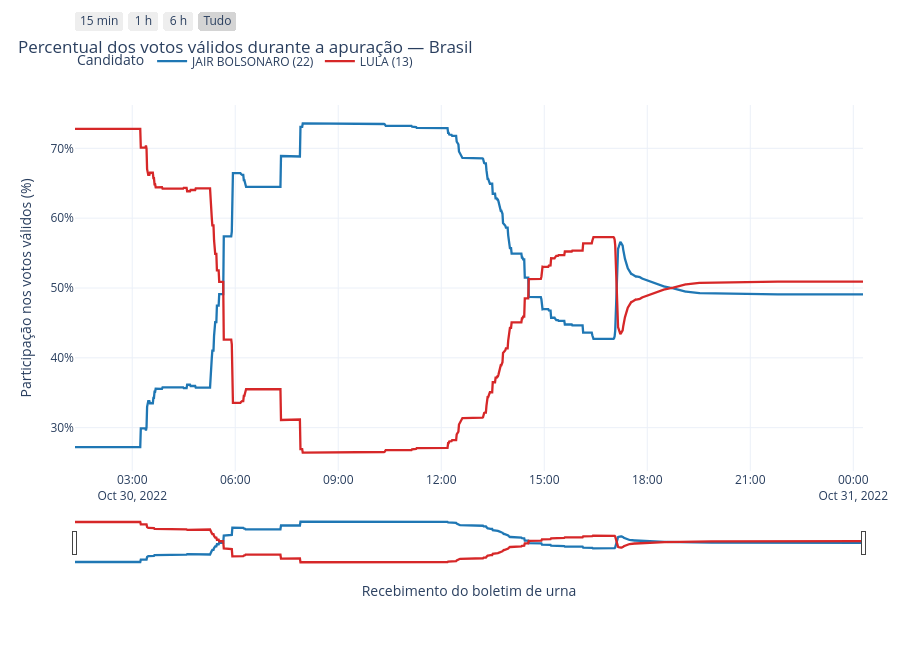

Notebook source saved alongside this figure:
### Markdown cell above
## Participação nos votos válidos ao longo da apuração

Este gráfico usa apenas os candidatos selecionados; branco e nulo não entram no
denominador. Oscilações no início refletem poucos boletins recebidos. Os mesmos
controles de zoom do gráfico anterior estão disponíveis aqui.

### Code cell
participacao = acumulado.div(acumulado.sum(axis=1), axis=0).mul(100).fillna(0)
fig = go.Figure()
for candidato in participacao.columns:
    fig.add_trace(go.Scatter(
        x=participacao.index,
        y=participacao[candidato],
        name=candidato,
        mode="lines",
        line={"width": 2.3, "color": cores.get(candidato)},
        hovertemplate="%{x|%d/%m/%Y %H:%M}<br>%{fullData.name}: %{y:.4f}%<extra></extra>",
    ))

configurar_tempo(
    fig,
    f"Percentual dos votos válidos durante a apuração — {local}",
    "Participação nos votos válidos (%)",
)
fig.update_yaxes(ticksuffix="%", rangemode="normal")
fig.show(config=CONFIG_GRAFICO)

### Figure 1 — Plotly figure (JSON) as saved in the notebook; plotly's stock layout.template omitted (floating-point values rounded to 4 significant figures; data arrays with more than 128 entries replaced by an {"elided": "..."} marker saying what was removed)
{"data": [{"hovertemplate": "%{x|%d/%m/%Y %H:%M}<br>%{fullData.name}: %{y:.4f}%<extra></extra>", "line": {"color": "#1F77B4", "width": 2.3}, "mode": "lines", "name": "JAIR BOLSONARO (22)", "type": "scatter", "x": {"elided": "1378 str values"}, "y": {"elided": "1378 float values"}}, {"hovertemplate": "%{x|%d/%m/%Y %H:%M}<br>%{fullData.name}: %{y:.4f}%<extra></extra>", "line": {"color": "#D62728", "width": 2.3}, "mode": "lines", "name": "LULA (13)", "type": "scatter", "x": {"elided": "1378 str values"}, "y": {"elided": "1378 float values"}}], "layout": {"dragmode": "zoom", "height": 650, "hovermode": "x unified", "legend": {"orientation": "h", "title": {"text": "Candidato"}, "y": 1.08}, "margin": {"b": 85, "l": 75, "r": 35, "t": 105}, "title": {"text": "Percentual dos votos válidos durante a apuração — Brasil", "x": 0.02, "xanchor": "left"}, "xaxis": {"rangeselector": {"buttons": [{"count": 15, "label": "15 min", "step": "minute", "stepmode": "backward"}, {"count": 1, "label": "1 h", "step": "hour", "stepmode": "backward"}, {"count": 6, "label": "6 h", "step": "hour", "stepmode": "backward"}, {"label": "Tudo", "step": "all"}], "x": 0, "y": 1.16}, "rangeslider": {"thickness": 0.1, "visible": true}, "showspikes": true, "spikemode": "across", "title": {"text": "Recebimento do boletim de urna"}, "type": "date"}, "yaxis": {"rangemode": "normal", "separatethousands": true, "ticksuffix": "%", "title": {"text": "Participação nos votos válidos (%)"}}}}
